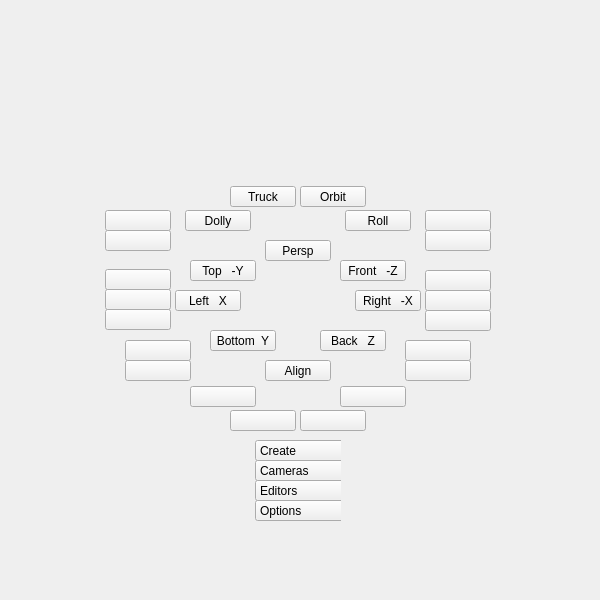
<?xml version="1.0" encoding="UTF-8"?>
<ui version="4.0">
 <class>QtUi</class>
 <widget class="QMainWindow" name="QtUi">
  <property name="enabled">
   <bool>true</bool>
  </property>
  <property name="geometry">
   <rect>
    <x>0</x>
    <y>0</y>
    <width>600</width>
    <height>600</height>
   </rect>
  </property>
  <property name="sizePolicy">
   <sizepolicy hsizetype="Ignored" vsizetype="Ignored">
    <horstretch>0</horstretch>
    <verstretch>0</verstretch>
   </sizepolicy>
  </property>
  <property name="minimumSize">
   <size>
    <width>0</width>
    <height>0</height>
   </size>
  </property>
  <property name="maximumSize">
   <size>
    <width>600</width>
    <height>600</height>
   </size>
  </property>
  <property name="cursor">
   <cursorShape>CrossCursor</cursorShape>
  </property>
  <property name="windowTitle">
   <string>Toolkit</string>
  </property>
  <property name="tabShape">
   <enum>QTabWidget::Triangular</enum>
  </property>
  <property name="dockNestingEnabled">
   <bool>true</bool>
  </property>
  <property name="dockOptions">
   <set>QMainWindow::AllowNestedDocks|QMainWindow::AllowTabbedDocks|QMainWindow::AnimatedDocks|QMainWindow::ForceTabbedDocks</set>
  </property>
  <widget class="QWidget" name="mainWindow">
   <property name="sizePolicy">
    <sizepolicy hsizetype="Ignored" vsizetype="Ignored">
     <horstretch>0</horstretch>
     <verstretch>0</verstretch>
    </sizepolicy>
   </property>
   <widget class="QPushButton" name="v007">
    <property name="geometry">
     <rect>
      <x>265</x>
      <y>360</y>
      <width>66</width>
      <height>21</height>
     </rect>
    </property>
    <property name="minimumSize">
     <size>
      <width>0</width>
      <height>21</height>
     </size>
    </property>
    <property name="maximumSize">
     <size>
      <width>999</width>
      <height>21</height>
     </size>
    </property>
    <property name="text">
     <string>Align</string>
    </property>
   </widget>
   <widget class="QPushButton" name="v006">
    <property name="geometry">
     <rect>
      <x>210</x>
      <y>330</y>
      <width>66</width>
      <height>21</height>
     </rect>
    </property>
    <property name="minimumSize">
     <size>
      <width>0</width>
      <height>21</height>
     </size>
    </property>
    <property name="maximumSize">
     <size>
      <width>999</width>
      <height>21</height>
     </size>
    </property>
    <property name="text">
     <string>Bottom  Y</string>
    </property>
   </widget>
   <widget class="QPushButton" name="v000">
    <property name="geometry">
     <rect>
      <x>320</x>
      <y>330</y>
      <width>66</width>
      <height>21</height>
     </rect>
    </property>
    <property name="minimumSize">
     <size>
      <width>0</width>
      <height>21</height>
     </size>
    </property>
    <property name="maximumSize">
     <size>
      <width>999</width>
      <height>21</height>
     </size>
    </property>
    <property name="text">
     <string>Back   Z</string>
    </property>
   </widget>
   <widget class="QPushButton" name="v002">
    <property name="geometry">
     <rect>
      <x>355</x>
      <y>290</y>
      <width>66</width>
      <height>21</height>
     </rect>
    </property>
    <property name="minimumSize">
     <size>
      <width>0</width>
      <height>21</height>
     </size>
    </property>
    <property name="maximumSize">
     <size>
      <width>999</width>
      <height>21</height>
     </size>
    </property>
    <property name="text">
     <string>Right   -X</string>
    </property>
   </widget>
   <widget class="QPushButton" name="v003">
    <property name="geometry">
     <rect>
      <x>175</x>
      <y>290</y>
      <width>66</width>
      <height>21</height>
     </rect>
    </property>
    <property name="minimumSize">
     <size>
      <width>0</width>
      <height>21</height>
     </size>
    </property>
    <property name="maximumSize">
     <size>
      <width>999</width>
      <height>21</height>
     </size>
    </property>
    <property name="text">
     <string>Left   X</string>
    </property>
   </widget>
   <widget class="QPushButton" name="v005">
    <property name="geometry">
     <rect>
      <x>340</x>
      <y>260</y>
      <width>66</width>
      <height>21</height>
     </rect>
    </property>
    <property name="minimumSize">
     <size>
      <width>0</width>
      <height>21</height>
     </size>
    </property>
    <property name="maximumSize">
     <size>
      <width>999</width>
      <height>21</height>
     </size>
    </property>
    <property name="text">
     <string>Front   -Z</string>
    </property>
   </widget>
   <widget class="QPushButton" name="v001">
    <property name="geometry">
     <rect>
      <x>190</x>
      <y>260</y>
      <width>66</width>
      <height>21</height>
     </rect>
    </property>
    <property name="minimumSize">
     <size>
      <width>0</width>
      <height>21</height>
     </size>
    </property>
    <property name="maximumSize">
     <size>
      <width>999</width>
      <height>21</height>
     </size>
    </property>
    <property name="text">
     <string>Top   -Y</string>
    </property>
   </widget>
   <widget class="QPushButton" name="v004">
    <property name="geometry">
     <rect>
      <x>265</x>
      <y>240</y>
      <width>66</width>
      <height>21</height>
     </rect>
    </property>
    <property name="minimumSize">
     <size>
      <width>0</width>
      <height>21</height>
     </size>
    </property>
    <property name="maximumSize">
     <size>
      <width>999</width>
      <height>21</height>
     </size>
    </property>
    <property name="text">
     <string>Persp</string>
    </property>
   </widget>
   <widget class="QWidget" name="r000" native="true">
    <property name="geometry">
     <rect>
      <x>185</x>
      <y>180</y>
      <width>226</width>
      <height>51</height>
     </rect>
    </property>
    <widget class="QPushButton" name="v012">
     <property name="enabled">
      <bool>true</bool>
     </property>
     <property name="geometry">
      <rect>
       <x>45</x>
       <y>6</y>
       <width>66</width>
       <height>21</height>
      </rect>
     </property>
     <property name="minimumSize">
      <size>
       <width>0</width>
       <height>21</height>
      </size>
     </property>
     <property name="maximumSize">
      <size>
       <width>999</width>
       <height>21</height>
      </size>
     </property>
     <property name="toolTip">
      <string>Camera: Truck</string>
     </property>
     <property name="text">
      <string>Truck</string>
     </property>
    </widget>
    <widget class="QPushButton" name="v013">
     <property name="enabled">
      <bool>true</bool>
     </property>
     <property name="geometry">
      <rect>
       <x>115</x>
       <y>6</y>
       <width>66</width>
       <height>21</height>
      </rect>
     </property>
     <property name="minimumSize">
      <size>
       <width>0</width>
       <height>21</height>
      </size>
     </property>
     <property name="maximumSize">
      <size>
       <width>999</width>
       <height>21</height>
      </size>
     </property>
     <property name="toolTip">
      <string>Camera: Pan</string>
     </property>
     <property name="text">
      <string>Orbit</string>
     </property>
    </widget>
    <widget class="QPushButton" name="v010">
     <property name="enabled">
      <bool>true</bool>
     </property>
     <property name="geometry">
      <rect>
       <x>0</x>
       <y>30</y>
       <width>66</width>
       <height>21</height>
      </rect>
     </property>
     <property name="minimumSize">
      <size>
       <width>0</width>
       <height>21</height>
      </size>
     </property>
     <property name="maximumSize">
      <size>
       <width>999</width>
       <height>21</height>
      </size>
     </property>
     <property name="toolTip">
      <string>Camera: Dolly</string>
     </property>
     <property name="text">
      <string>Dolly</string>
     </property>
    </widget>
    <widget class="QPushButton" name="v011">
     <property name="enabled">
      <bool>true</bool>
     </property>
     <property name="geometry">
      <rect>
       <x>160</x>
       <y>30</y>
       <width>66</width>
       <height>21</height>
      </rect>
     </property>
     <property name="minimumSize">
      <size>
       <width>0</width>
       <height>21</height>
      </size>
     </property>
     <property name="maximumSize">
      <size>
       <width>999</width>
       <height>21</height>
      </size>
     </property>
     <property name="toolTip">
      <string>Camera: Roll</string>
     </property>
     <property name="text">
      <string>Roll</string>
     </property>
    </widget>
   </widget>
   <widget class="QWidget" name="r001" native="true">
    <property name="geometry">
     <rect>
      <x>190</x>
      <y>380</y>
      <width>216</width>
      <height>51</height>
     </rect>
    </property>
    <widget class="QPushButton" name="v008">
     <property name="enabled">
      <bool>true</bool>
     </property>
     <property name="geometry">
      <rect>
       <x>0</x>
       <y>6</y>
       <width>66</width>
       <height>21</height>
      </rect>
     </property>
     <property name="minimumSize">
      <size>
       <width>0</width>
       <height>21</height>
      </size>
     </property>
     <property name="maximumSize">
      <size>
       <width>999</width>
       <height>21</height>
      </size>
     </property>
     <property name="toolTip">
      <string/>
     </property>
     <property name="text">
      <string/>
     </property>
    </widget>
    <widget class="QPushButton" name="v009">
     <property name="enabled">
      <bool>true</bool>
     </property>
     <property name="geometry">
      <rect>
       <x>150</x>
       <y>6</y>
       <width>66</width>
       <height>21</height>
      </rect>
     </property>
     <property name="minimumSize">
      <size>
       <width>0</width>
       <height>21</height>
      </size>
     </property>
     <property name="maximumSize">
      <size>
       <width>999</width>
       <height>21</height>
      </size>
     </property>
     <property name="toolTip">
      <string/>
     </property>
     <property name="text">
      <string/>
     </property>
    </widget>
    <widget class="QPushButton" name="v018">
     <property name="enabled">
      <bool>true</bool>
     </property>
     <property name="geometry">
      <rect>
       <x>40</x>
       <y>30</y>
       <width>66</width>
       <height>21</height>
      </rect>
     </property>
     <property name="minimumSize">
      <size>
       <width>0</width>
       <height>21</height>
      </size>
     </property>
     <property name="maximumSize">
      <size>
       <width>999</width>
       <height>21</height>
      </size>
     </property>
     <property name="toolTip">
      <string/>
     </property>
     <property name="text">
      <string/>
     </property>
    </widget>
    <widget class="QPushButton" name="v019">
     <property name="enabled">
      <bool>true</bool>
     </property>
     <property name="geometry">
      <rect>
       <x>110</x>
       <y>30</y>
       <width>66</width>
       <height>21</height>
      </rect>
     </property>
     <property name="minimumSize">
      <size>
       <width>0</width>
       <height>21</height>
      </size>
     </property>
     <property name="maximumSize">
      <size>
       <width>999</width>
       <height>21</height>
      </size>
     </property>
     <property name="toolTip">
      <string/>
     </property>
     <property name="text">
      <string/>
     </property>
    </widget>
   </widget>
   <widget class="QWidget" name="r002" native="true">
    <property name="geometry">
     <rect>
      <x>100</x>
      <y>259</y>
      <width>76</width>
      <height>81</height>
     </rect>
    </property>
    <widget class="QPushButton" name="v026">
     <property name="enabled">
      <bool>true</bool>
     </property>
     <property name="geometry">
      <rect>
       <x>5</x>
       <y>50</y>
       <width>66</width>
       <height>21</height>
      </rect>
     </property>
     <property name="minimumSize">
      <size>
       <width>0</width>
       <height>21</height>
      </size>
     </property>
     <property name="maximumSize">
      <size>
       <width>999</width>
       <height>21</height>
      </size>
     </property>
     <property name="toolTip">
      <string/>
     </property>
     <property name="text">
      <string/>
     </property>
    </widget>
    <widget class="QPushButton" name="v025">
     <property name="enabled">
      <bool>true</bool>
     </property>
     <property name="geometry">
      <rect>
       <x>5</x>
       <y>30</y>
       <width>66</width>
       <height>21</height>
      </rect>
     </property>
     <property name="minimumSize">
      <size>
       <width>0</width>
       <height>21</height>
      </size>
     </property>
     <property name="maximumSize">
      <size>
       <width>999</width>
       <height>21</height>
      </size>
     </property>
     <property name="toolTip">
      <string/>
     </property>
     <property name="text">
      <string/>
     </property>
    </widget>
    <widget class="QPushButton" name="v024">
     <property name="enabled">
      <bool>true</bool>
     </property>
     <property name="geometry">
      <rect>
       <x>5</x>
       <y>10</y>
       <width>66</width>
       <height>21</height>
      </rect>
     </property>
     <property name="minimumSize">
      <size>
       <width>0</width>
       <height>21</height>
      </size>
     </property>
     <property name="maximumSize">
      <size>
       <width>999</width>
       <height>21</height>
      </size>
     </property>
     <property name="toolTip">
      <string/>
     </property>
     <property name="text">
      <string/>
     </property>
    </widget>
   </widget>
   <widget class="QWidget" name="r003" native="true">
    <property name="geometry">
     <rect>
      <x>420</x>
      <y>260</y>
      <width>81</width>
      <height>81</height>
     </rect>
    </property>
    <widget class="QPushButton" name="v029">
     <property name="enabled">
      <bool>true</bool>
     </property>
     <property name="geometry">
      <rect>
       <x>5</x>
       <y>50</y>
       <width>66</width>
       <height>21</height>
      </rect>
     </property>
     <property name="minimumSize">
      <size>
       <width>0</width>
       <height>21</height>
      </size>
     </property>
     <property name="maximumSize">
      <size>
       <width>999</width>
       <height>21</height>
      </size>
     </property>
     <property name="toolTip">
      <string/>
     </property>
     <property name="text">
      <string/>
     </property>
    </widget>
    <widget class="QPushButton" name="v027">
     <property name="enabled">
      <bool>true</bool>
     </property>
     <property name="geometry">
      <rect>
       <x>5</x>
       <y>10</y>
       <width>66</width>
       <height>21</height>
      </rect>
     </property>
     <property name="minimumSize">
      <size>
       <width>0</width>
       <height>21</height>
      </size>
     </property>
     <property name="maximumSize">
      <size>
       <width>999</width>
       <height>21</height>
      </size>
     </property>
     <property name="toolTip">
      <string/>
     </property>
     <property name="text">
      <string/>
     </property>
    </widget>
    <widget class="QPushButton" name="v028">
     <property name="enabled">
      <bool>true</bool>
     </property>
     <property name="geometry">
      <rect>
       <x>5</x>
       <y>30</y>
       <width>66</width>
       <height>21</height>
      </rect>
     </property>
     <property name="minimumSize">
      <size>
       <width>0</width>
       <height>21</height>
      </size>
     </property>
     <property name="maximumSize">
      <size>
       <width>999</width>
       <height>21</height>
      </size>
     </property>
     <property name="toolTip">
      <string/>
     </property>
     <property name="text">
      <string/>
     </property>
    </widget>
   </widget>
   <widget class="QWidget" name="r007" native="true">
    <property name="geometry">
     <rect>
      <x>405</x>
      <y>340</y>
      <width>96</width>
      <height>121</height>
     </rect>
    </property>
    <widget class="QPushButton" name="v017">
     <property name="geometry">
      <rect>
       <x>0</x>
       <y>20</y>
       <width>66</width>
       <height>21</height>
      </rect>
     </property>
     <property name="minimumSize">
      <size>
       <width>0</width>
       <height>21</height>
      </size>
     </property>
     <property name="maximumSize">
      <size>
       <width>999</width>
       <height>21</height>
      </size>
     </property>
     <property name="text">
      <string/>
     </property>
    </widget>
    <widget class="QPushButton" name="v015">
     <property name="geometry">
      <rect>
       <x>0</x>
       <y>0</y>
       <width>66</width>
       <height>21</height>
      </rect>
     </property>
     <property name="minimumSize">
      <size>
       <width>0</width>
       <height>21</height>
      </size>
     </property>
     <property name="maximumSize">
      <size>
       <width>999</width>
       <height>21</height>
      </size>
     </property>
     <property name="text">
      <string/>
     </property>
    </widget>
   </widget>
   <widget class="QWidget" name="r006" native="true">
    <property name="geometry">
     <rect>
      <x>100</x>
      <y>340</y>
      <width>91</width>
      <height>121</height>
     </rect>
    </property>
    <widget class="QPushButton" name="v016">
     <property name="geometry">
      <rect>
       <x>25</x>
       <y>0</y>
       <width>66</width>
       <height>21</height>
      </rect>
     </property>
     <property name="minimumSize">
      <size>
       <width>0</width>
       <height>21</height>
      </size>
     </property>
     <property name="maximumSize">
      <size>
       <width>999</width>
       <height>21</height>
      </size>
     </property>
     <property name="text">
      <string/>
     </property>
    </widget>
    <widget class="QPushButton" name="v014">
     <property name="geometry">
      <rect>
       <x>25</x>
       <y>20</y>
       <width>66</width>
       <height>21</height>
      </rect>
     </property>
     <property name="minimumSize">
      <size>
       <width>0</width>
       <height>21</height>
      </size>
     </property>
     <property name="maximumSize">
      <size>
       <width>999</width>
       <height>21</height>
      </size>
     </property>
     <property name="text">
      <string/>
     </property>
    </widget>
   </widget>
   <widget class="QWidget" name="r005" native="true">
    <property name="geometry">
     <rect>
      <x>410</x>
      <y>160</y>
      <width>91</width>
      <height>101</height>
     </rect>
    </property>
    <widget class="QPushButton" name="v023">
     <property name="geometry">
      <rect>
       <x>15</x>
       <y>70</y>
       <width>66</width>
       <height>21</height>
      </rect>
     </property>
     <property name="minimumSize">
      <size>
       <width>0</width>
       <height>21</height>
      </size>
     </property>
     <property name="maximumSize">
      <size>
       <width>999</width>
       <height>21</height>
      </size>
     </property>
     <property name="text">
      <string/>
     </property>
    </widget>
    <widget class="QPushButton" name="v022">
     <property name="geometry">
      <rect>
       <x>15</x>
       <y>50</y>
       <width>66</width>
       <height>21</height>
      </rect>
     </property>
     <property name="minimumSize">
      <size>
       <width>0</width>
       <height>21</height>
      </size>
     </property>
     <property name="maximumSize">
      <size>
       <width>999</width>
       <height>21</height>
      </size>
     </property>
     <property name="text">
      <string/>
     </property>
    </widget>
   </widget>
   <widget class="QWidget" name="r004" native="true">
    <property name="geometry">
     <rect>
      <x>100</x>
      <y>160</y>
      <width>86</width>
      <height>101</height>
     </rect>
    </property>
    <widget class="QPushButton" name="v020">
     <property name="geometry">
      <rect>
       <x>5</x>
       <y>50</y>
       <width>66</width>
       <height>21</height>
      </rect>
     </property>
     <property name="minimumSize">
      <size>
       <width>0</width>
       <height>21</height>
      </size>
     </property>
     <property name="maximumSize">
      <size>
       <width>999</width>
       <height>21</height>
      </size>
     </property>
     <property name="text">
      <string/>
     </property>
    </widget>
    <widget class="QPushButton" name="v021">
     <property name="geometry">
      <rect>
       <x>5</x>
       <y>70</y>
       <width>66</width>
       <height>21</height>
      </rect>
     </property>
     <property name="minimumSize">
      <size>
       <width>0</width>
       <height>21</height>
      </size>
     </property>
     <property name="maximumSize">
      <size>
       <width>999</width>
       <height>21</height>
      </size>
     </property>
     <property name="text">
      <string/>
     </property>
    </widget>
   </widget>
   <widget class="QWidget" name="r008" native="true">
    <property name="geometry">
     <rect>
      <x>255</x>
      <y>440</y>
      <width>86</width>
      <height>101</height>
     </rect>
    </property>
    <widget class="QComboBox" name="cmb002">
     <property name="geometry">
      <rect>
       <x>0</x>
       <y>0</y>
       <width>106</width>
       <height>21</height>
      </rect>
     </property>
     <property name="minimumSize">
      <size>
       <width>106</width>
       <height>21</height>
      </size>
     </property>
     <property name="maximumSize">
      <size>
       <width>106</width>
       <height>21</height>
      </size>
     </property>
     <property name="layoutDirection">
      <enum>Qt::LeftToRight</enum>
     </property>
     <property name="currentText">
      <string>Create</string>
     </property>
     <property name="maxVisibleItems">
      <number>50</number>
     </property>
     <property name="frame">
      <bool>false</bool>
     </property>
     <item>
      <property name="text">
       <string>Create</string>
      </property>
     </item>
    </widget>
    <widget class="QComboBox" name="cmb001">
     <property name="geometry">
      <rect>
       <x>0</x>
       <y>20</y>
       <width>106</width>
       <height>21</height>
      </rect>
     </property>
     <property name="minimumSize">
      <size>
       <width>106</width>
       <height>21</height>
      </size>
     </property>
     <property name="maximumSize">
      <size>
       <width>106</width>
       <height>21</height>
      </size>
     </property>
     <property name="layoutDirection">
      <enum>Qt::LeftToRight</enum>
     </property>
     <property name="currentText">
      <string>Cameras</string>
     </property>
     <property name="maxVisibleItems">
      <number>50</number>
     </property>
     <property name="sizeAdjustPolicy">
      <enum>QComboBox::AdjustToContentsOnFirstShow</enum>
     </property>
     <property name="frame">
      <bool>false</bool>
     </property>
     <item>
      <property name="text">
       <string>Cameras</string>
      </property>
     </item>
    </widget>
    <widget class="QComboBox" name="cmb003">
     <property name="geometry">
      <rect>
       <x>0</x>
       <y>60</y>
       <width>106</width>
       <height>21</height>
      </rect>
     </property>
     <property name="minimumSize">
      <size>
       <width>106</width>
       <height>21</height>
      </size>
     </property>
     <property name="maximumSize">
      <size>
       <width>106</width>
       <height>21</height>
      </size>
     </property>
     <property name="layoutDirection">
      <enum>Qt::LeftToRight</enum>
     </property>
     <property name="currentText">
      <string>Options</string>
     </property>
     <property name="maxVisibleItems">
      <number>50</number>
     </property>
     <property name="sizeAdjustPolicy">
      <enum>QComboBox::AdjustToContentsOnFirstShow</enum>
     </property>
     <property name="frame">
      <bool>false</bool>
     </property>
     <item>
      <property name="text">
       <string>Options</string>
      </property>
     </item>
    </widget>
    <widget class="QComboBox" name="cmb000">
     <property name="geometry">
      <rect>
       <x>0</x>
       <y>40</y>
       <width>106</width>
       <height>21</height>
      </rect>
     </property>
     <property name="minimumSize">
      <size>
       <width>106</width>
       <height>21</height>
      </size>
     </property>
     <property name="maximumSize">
      <size>
       <width>106</width>
       <height>21</height>
      </size>
     </property>
     <property name="layoutDirection">
      <enum>Qt::LeftToRight</enum>
     </property>
     <property name="currentText">
      <string>Editors</string>
     </property>
     <property name="maxVisibleItems">
      <number>50</number>
     </property>
     <property name="sizeAdjustPolicy">
      <enum>QComboBox::AdjustToContentsOnFirstShow</enum>
     </property>
     <property name="frame">
      <bool>false</bool>
     </property>
     <item>
      <property name="text">
       <string>Editors</string>
      </property>
     </item>
    </widget>
   </widget>
   <zorder>r006</zorder>
   <zorder>r003</zorder>
   <zorder>r002</zorder>
   <zorder>v007</zorder>
   <zorder>v006</zorder>
   <zorder>v000</zorder>
   <zorder>v002</zorder>
   <zorder>v003</zorder>
   <zorder>v005</zorder>
   <zorder>v004</zorder>
   <zorder>v001</zorder>
   <zorder>r007</zorder>
   <zorder>r001</zorder>
   <zorder>r000</zorder>
   <zorder>r005</zorder>
   <zorder>r004</zorder>
   <zorder>r008</zorder>
  </widget>
 </widget>
 <resources/>
 <connections/>
 <designerdata>
  <property name="gridDeltaX">
   <number>5</number>
  </property>
  <property name="gridDeltaY">
   <number>10</number>
  </property>
  <property name="gridSnapX">
   <bool>true</bool>
  </property>
  <property name="gridSnapY">
   <bool>true</bool>
  </property>
  <property name="gridVisible">
   <bool>true</bool>
  </property>
 </designerdata>
</ui>
